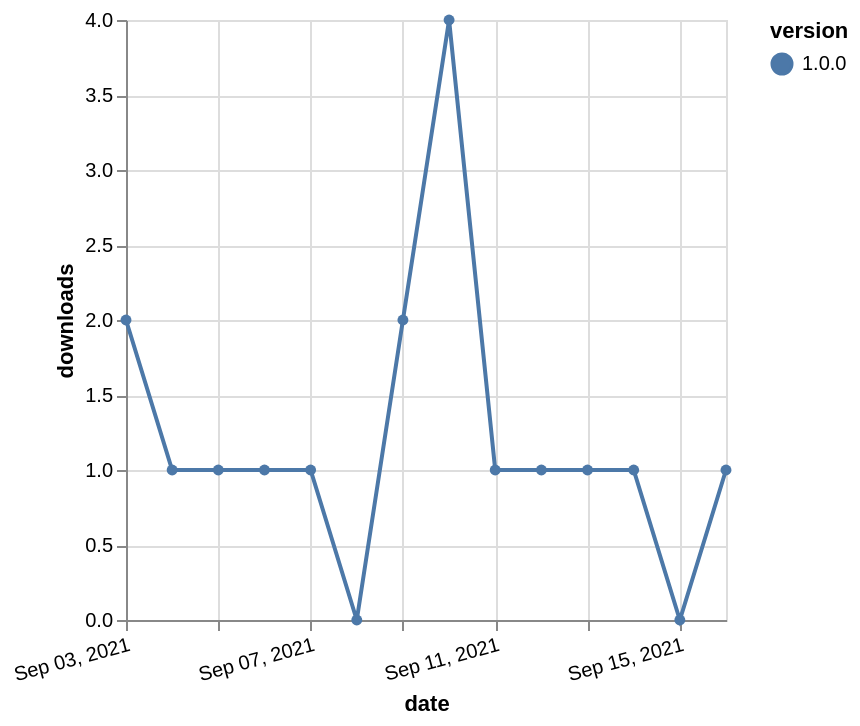

The Vega-Lite source for this figure:
### Vega-Lite specification from a JSON file in a GitHub repository (floating-point values rounded to 4 significant figures)
{"$schema": "https://vega.github.io/schema/vega-lite/v5.json", "description": "A simple bar chart with embedded data.", "data": {"values": [{"date": "2021-09-03", "total": 120, "delta": 2, "version": "1.0.0"}, {"date": "2021-09-04", "total": 121, "delta": 1, "version": "1.0.0"}, {"date": "2021-09-05", "total": 122, "delta": 1, "version": "1.0.0"}, {"date": "2021-09-06", "total": 123, "delta": 1, "version": "1.0.0"}, {"date": "2021-09-07", "total": 124, "delta": 1, "version": "1.0.0"}, {"date": "2021-09-08", "total": 124, "delta": 0, "version": "1.0.0"}, {"date": "2021-09-09", "total": 126, "delta": 2, "version": "1.0.0"}, {"date": "2021-09-10", "total": 130, "delta": 4, "version": "1.0.0"}, {"date": "2021-09-11", "total": 131, "delta": 1, "version": "1.0.0"}, {"date": "2021-09-12", "total": 132, "delta": 1, "version": "1.0.0"}, {"date": "2021-09-13", "total": 133, "delta": 1, "version": "1.0.0"}, {"date": "2021-09-14", "total": 134, "delta": 1, "version": "1.0.0"}, {"date": "2021-09-15", "total": 134, "delta": 0, "version": "1.0.0"}, {"date": "2021-09-16", "total": 135, "delta": 1, "version": "1.0.0"}]}, "width": "container", "mark": {"type": "line", "point": {"filled": true}}, "encoding": {"x": {"field": "date", "type": "temporal", "timeUnit": "yearmonthdate", "title": "date", "axis": {"labelAngle": -15}}, "y": {"field": "delta", "type": "quantitative", "title": "downloads"}, "color": {"field": "version", "type": "nominal"}, "tooltip": {"field": "delta"}}}
